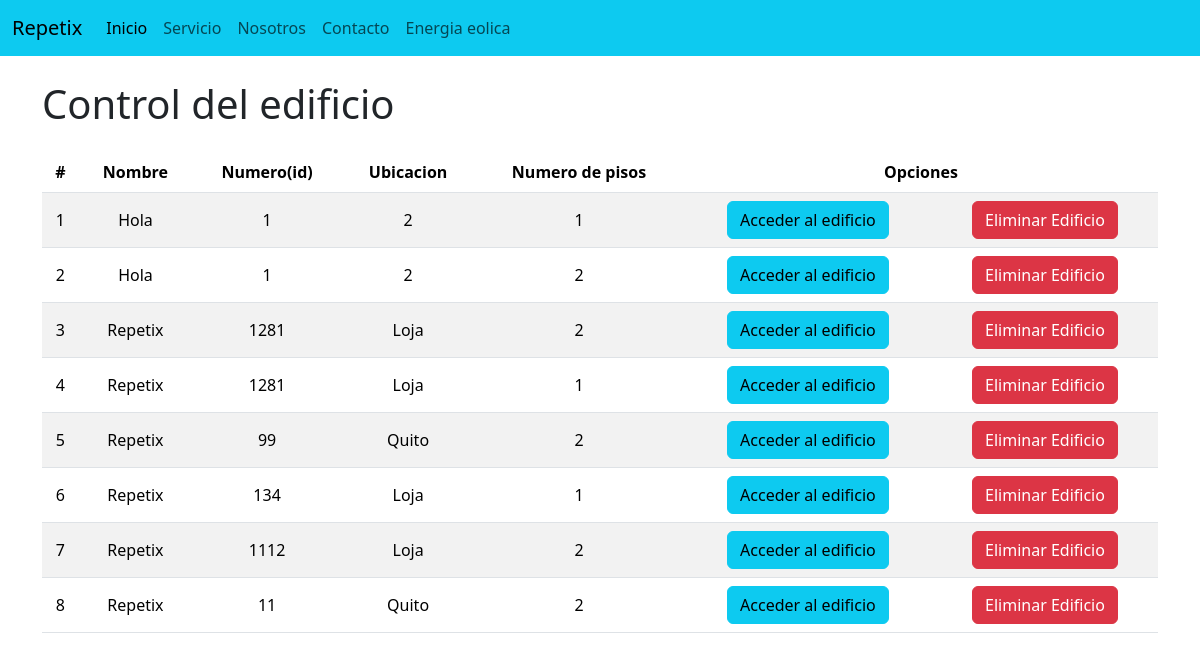
/AccederEdificio/, run on an earlier commit of the app's database.
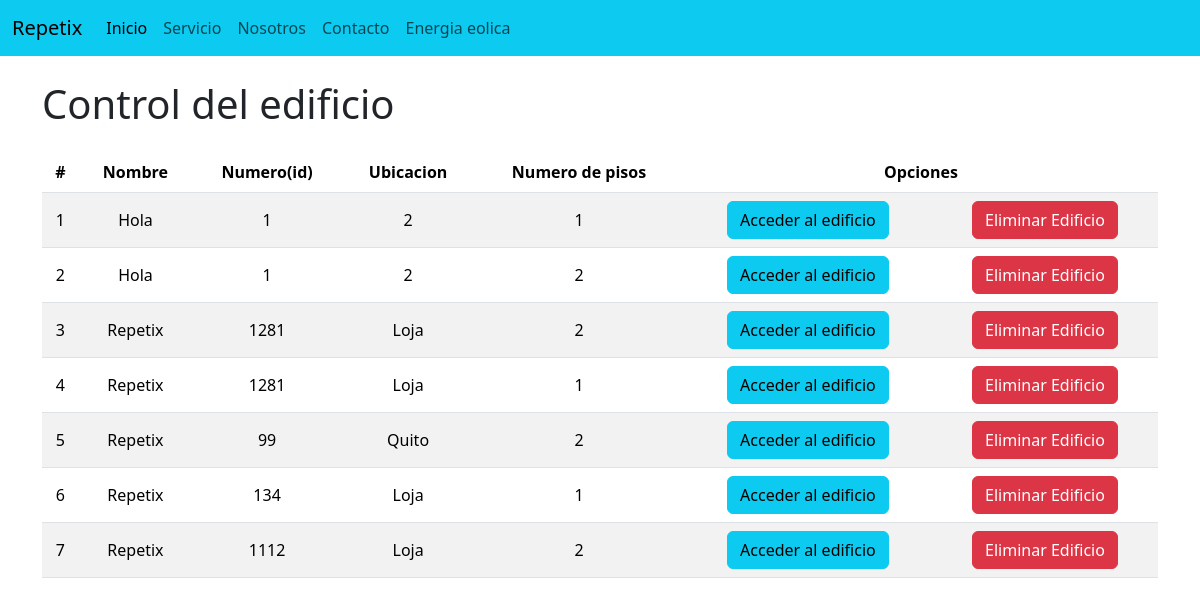
And on a later commit of the database.
### Repetix/models.py (models this page shows, shortened)
class Edificio(models.Model):
    nombre = models.CharField(max_length=100)
    codigo = models.CharField(max_length=20, unique=True)
    ubicacion = models.CharField(max_length=100)
    numero_pisos = models.PositiveIntegerField()  # Cambiado a PositiveIntegerField

### Repetix/views.py (the view)
# urls.py: path('AccederEdificio/', views.accederEdificio, name='AccederEdificio'),
def accederEdificio(request):
    edificio = Edificio.objects.all()
    pisos = Piso.objects.all()
    return render(request, 'AccederEdificio.html', {
        'edificios': edificio,
        'pisos': pisos,
    })

### Repetix/Templates/AccederEdificio.html (shortened to what this page needs)
{% extends './base.html' %}
{% block body %}
<div class="table-responsive">
  <h1>Control del edificio</h1>
  <div class="table-responsive py-3">
    <table class="table table-striped">
      <thead>
        <tr>
          <th>#</th>
          <th>Nombre</th>
          <th>Numero(id)</th>
          <th>Ubicacion</th>
          <th>Numero de pisos</th>
          <th colspan="2">Opciones</th>
        </tr>
      </thead>
      <tbody>
        {% for edificio in edificios %}
          <tr>
            <td>{{ forloop.counter }}</td>
            <td>{{ edificio.nombre }}</td>
            <td>{{ edificio.codigo }}</td>
            <td>{{ edificio.ubicacion }}</td>
            <td>{{ edificio.numero_pisos }}</td>
            <td>
              <a href="/control/{{ edificio.codigo }}" class="btn btn-info">Acceder al edificio</a>
            </td>
            <td>
              <a href="/EliminarEdificio/{{ edificio.codigo }}" class="btn btn-danger btnEliminacion">Eliminar Edificio</a>
            </td>
          </tr>
        {% endfor %}
      </tbody>
    </table>
  </div>
</div>
{% endblock %}

### Repetix/Templates/base.html (shortened to what this page needs)
{% load static %}
<!DOCTYPE html>
<html lang="es">
  <head>
    <link href="https://cdn.jsdelivr.net/npm/bootstrap@5.3.3/dist/css/bootstrap.min.css" rel="stylesheet" />
    <link rel="stylesheet" href="{% static 'css/AccederEdificio.css' %}">
  </head>
  <body>
    <nav class="navbar navbar-expand-lg bg-info">
      <div class="container-fluid">
        <a class="navbar-brand" href="/index/">Repetix</a>
        <div class="collapse navbar-collapse" id="navbarNav">
          <ul class="navbar-nav">
            <li class="nav-item">
              <a class="nav-link active" aria-current="page" href="/index/">Inicio</a>
            </li>
            <li class="nav-item">
              <a class="nav-link" href="/Servicio/">Servicio</a>
            </li>
            <li class="nav-item">
              <a class="nav-link" href="/Nosotros/">Nosotros</a>
            </li>
            <li class="nav-item">
              <a class="nav-link" href="/contacto/">Contacto</a>
            </li>
            <li class="nav-item">
              <a class="nav-link" href="/energia_eolica/">Energia eolica</a>
          </ul>
        </div>
      </div>
    </nav>
    <div class="container py-4">
        {% block body %}
        {% endblock %}
    </div>
  </body>
</html>

### Repetix/static/css/AccederEdificio.css (style rules this page uses)
th, td { text-align: center; vertical-align: middle; }

What changed in the data, as far as the page shows it:
removed Edificio: nombre "Repetix", codigo "11", ubicacion "Quito", numero_pisos "2"
